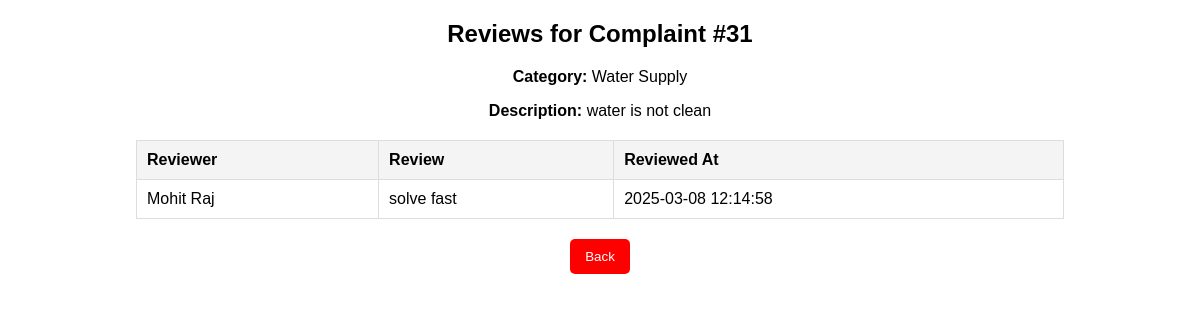
The app's page /view_reviews.php?id=31 (signed in) with its own data.
### tables this page shows
CREATE TABLE `complaints` (
  `id` int(11) NOT NULL,
  `user_id` int(11) DEFAULT NULL,
  `category` varchar(50) NOT NULL,
  `description` text NOT NULL,
  `image_path` varchar(255) DEFAULT NULL,
  `status` enum('Pending','In Progress','Resolved') DEFAULT 'Pending',
  `created_at` timestamp NOT NULL DEFAULT current_timestamp()
);

CREATE TABLE `review` (
  `id` int(11) NOT NULL,
  `complaint_id` int(11) NOT NULL,
  `reviewer_id` int(11) NOT NULL,
  `review_text` text NOT NULL,
  `reviewed_at` timestamp NOT NULL DEFAULT current_timestamp()
);

CREATE TABLE `users` (
  `id` int(11) NOT NULL,
  `name` varchar(100) NOT NULL,
  `email` varchar(100) NOT NULL,
  `password` varchar(255) NOT NULL,
  `role` enum('student','admin') DEFAULT 'student'
);

### view_reviews.php (the view, shortened to what this page needs)
<?php
include 'db.php';
$complaint_id = intval($_GET['id']);
$complaint_query = $conn->prepare("SELECT * FROM complaints WHERE id = ?");
$complaint_query->bind_param("i", $complaint_id);
$complaint_query->execute();
$complaint_result = $complaint_query->get_result();
$complaint = $complaint_result->fetch_assoc();
$reviews_query = $conn->prepare("SELECT r.*, u.name FROM review r JOIN users u ON r.reviewer_id = u.id WHERE r.complaint_id = ? ORDER BY r.reviewed_at DESC");
$reviews_query->bind_param("i", $complaint_id);
$reviews_query->execute();
$reviews = $reviews_query->get_result();
?>
<!DOCTYPE html>
<html lang="en">
<head>
</head>
<body>
    <h2>Reviews for Complaint #<?php echo htmlspecialchars($complaint['id']); ?></h2>
    <p><strong>Category:</strong> <?php echo htmlspecialchars($complaint['category']); ?></p>
    <p><strong>Description:</strong> <?php echo htmlspecialchars($complaint['description']); ?></p>
    <table>
        <tr>
            <th>Reviewer</th>
            <th>Review</th>
            <th>Reviewed At</th>
        </tr>
        <?php while ($row = $reviews->fetch_assoc()) { ?>
        <tr>
            <td><?php echo htmlspecialchars($row['name']); ?></td>
            <td><?php echo htmlspecialchars($row['review_text']); ?></td>
            <td><?php echo htmlspecialchars($row['reviewed_at']); ?></td>
        </tr>
        <?php } ?>
    </table>
    <button class="back-btn" onclick="window.location.href='admin.php'">Back</button>
</body>
</html>

### view_reviews.php (style rules this page uses)
body { font-family: Arial, sans-serif; margin: 20px; text-align: center; }
table { width: 80%; margin: auto; border-collapse: collapse; margin-top: 20px; }
th, td { padding: 10px; border: 1px solid #ddd; text-align: left; }
th { background-color: #f4f4f4; }
.back-btn { background-color: red; color: white; padding: 10px 15px; border: none; border-radius: 5px; cursor: pointer; margin-top: 20px; }

### records on screen
complaints: id "31", category "Water Supply", description "water is not clean"
review: reviewer.name "Mohit Raj", review_text "solve fast", reviewed_at "2025-03-08 12:14:58"
